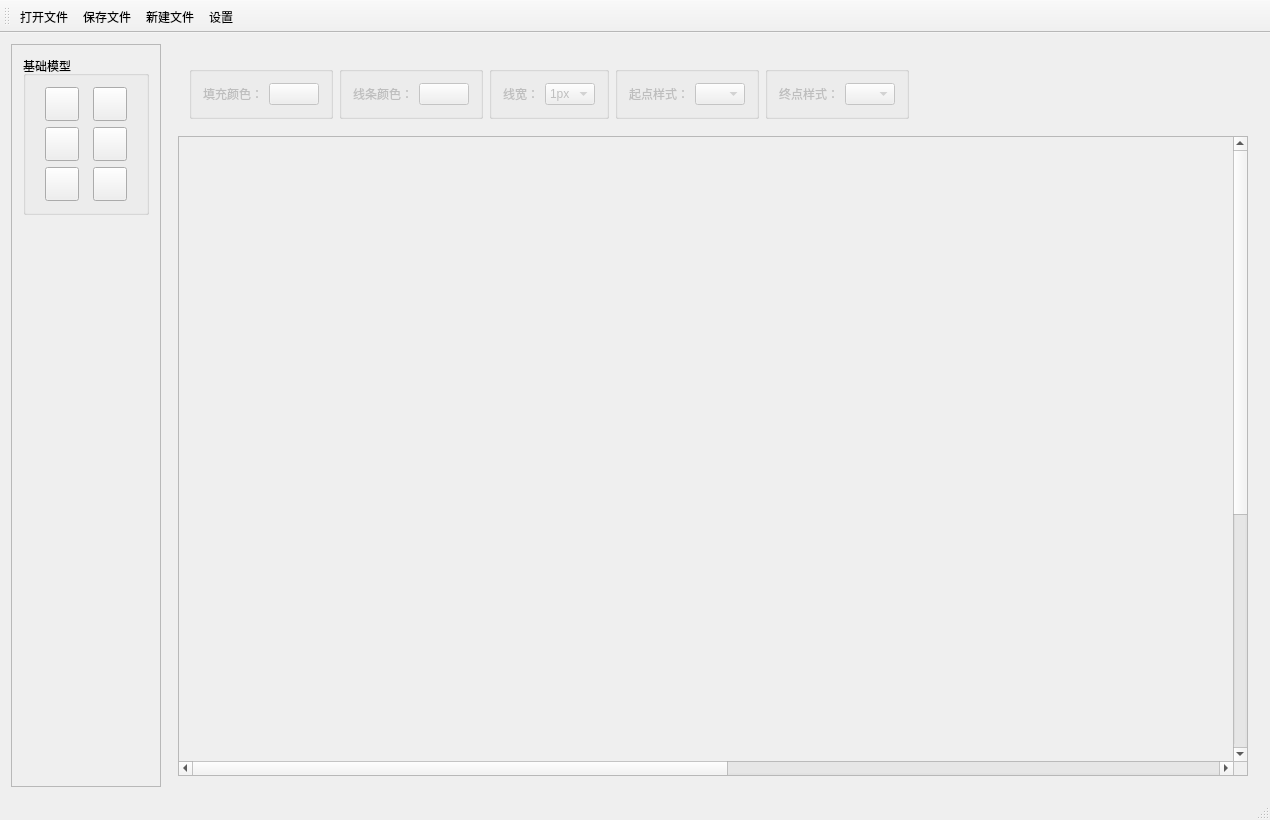
<?xml version="1.0" encoding="UTF-8"?>
<ui version="4.0">
 <class>MainWindow</class>
 <widget class="QMainWindow" name="MainWindow">
  <property name="geometry">
   <rect>
    <x>0</x>
    <y>0</y>
    <width>1270</width>
    <height>820</height>
   </rect>
  </property>
  <property name="windowTitle">
   <string>XLab - Untitle</string>
  </property>
  <property name="windowIcon">
   <iconset resource="res.qrc">
    <normaloff>:/img/MainIco.png</normaloff>:/img/MainIco.png</iconset>
  </property>
  <widget class="QWidget" name="centralWidget">
   <layout class="QHBoxLayout" name="horizontalLayout">
    <item>
     <widget class="QScrollArea" name="scrollArea_GraphSelect">
      <property name="minimumSize">
       <size>
        <width>150</width>
        <height>0</height>
       </size>
      </property>
      <property name="maximumSize">
       <size>
        <width>150</width>
        <height>16777215</height>
       </size>
      </property>
      <property name="widgetResizable">
       <bool>true</bool>
      </property>
      <widget class="QWidget" name="scrollAreaWidgetContents">
       <property name="geometry">
        <rect>
         <x>0</x>
         <y>0</y>
         <width>148</width>
         <height>721</height>
        </rect>
       </property>
       <layout class="QVBoxLayout" name="verticalLayout">
        <item>
         <widget class="QGroupBox" name="groupBox">
          <property name="minimumSize">
           <size>
            <width>100</width>
            <height>0</height>
           </size>
          </property>
          <property name="maximumSize">
           <size>
            <width>200</width>
            <height>16777215</height>
           </size>
          </property>
          <property name="title">
           <string>基础模型</string>
          </property>
          <layout class="QGridLayout" name="gridLayout_3">
           <item row="0" column="0">
            <widget class="QPushButton" name="chart_ellipse">
             <property name="minimumSize">
              <size>
               <width>34</width>
               <height>34</height>
              </size>
             </property>
             <property name="maximumSize">
              <size>
               <width>34</width>
               <height>34</height>
              </size>
             </property>
             <property name="styleSheet">
              <string notr="true">background-image: url(:/img/Round.png);</string>
             </property>
             <property name="text">
              <string/>
             </property>
            </widget>
           </item>
           <item row="2" column="0">
            <widget class="QPushButton" name="chart_roundrect">
             <property name="minimumSize">
              <size>
               <width>34</width>
               <height>34</height>
              </size>
             </property>
             <property name="maximumSize">
              <size>
               <width>34</width>
               <height>34</height>
              </size>
             </property>
             <property name="styleSheet">
              <string notr="true">background-image: url(:/img/Rounded_Rectangle.png);</string>
             </property>
             <property name="text">
              <string/>
             </property>
            </widget>
           </item>
           <item row="0" column="1">
            <widget class="QPushButton" name="chart_diam">
             <property name="minimumSize">
              <size>
               <width>34</width>
               <height>34</height>
              </size>
             </property>
             <property name="maximumSize">
              <size>
               <width>34</width>
               <height>34</height>
              </size>
             </property>
             <property name="styleSheet">
              <string notr="true">background-image: url(:/img/diamond.png);</string>
             </property>
             <property name="text">
              <string/>
             </property>
            </widget>
           </item>
           <item row="2" column="1">
            <widget class="QPushButton" name="chart_rect">
             <property name="minimumSize">
              <size>
               <width>34</width>
               <height>34</height>
              </size>
             </property>
             <property name="maximumSize">
              <size>
               <width>34</width>
               <height>34</height>
              </size>
             </property>
             <property name="styleSheet">
              <string notr="true">background-image: url(:/img/rectangle.png);</string>
             </property>
             <property name="text">
              <string/>
             </property>
            </widget>
           </item>
           <item row="3" column="0">
            <widget class="QPushButton" name="chart_trapezoid">
             <property name="minimumSize">
              <size>
               <width>34</width>
               <height>34</height>
              </size>
             </property>
             <property name="maximumSize">
              <size>
               <width>34</width>
               <height>34</height>
              </size>
             </property>
             <property name="styleSheet">
              <string notr="true">background-image: url(:/img/trapezoid.png);</string>
             </property>
             <property name="text">
              <string/>
             </property>
            </widget>
           </item>
           <item row="3" column="1">
            <widget class="QPushButton" name="chart_line">
             <property name="minimumSize">
              <size>
               <width>34</width>
               <height>34</height>
              </size>
             </property>
             <property name="maximumSize">
              <size>
               <width>34</width>
               <height>34</height>
              </size>
             </property>
             <property name="styleSheet">
              <string notr="true">background-image: url(:/img/line.png);</string>
             </property>
             <property name="text">
              <string/>
             </property>
            </widget>
           </item>
          </layout>
         </widget>
        </item>
        <item>
         <spacer name="verticalSpacer">
          <property name="orientation">
           <enum>Qt::Vertical</enum>
          </property>
          <property name="sizeHint" stdset="0">
           <size>
            <width>20</width>
            <height>40</height>
           </size>
          </property>
         </spacer>
        </item>
       </layout>
      </widget>
     </widget>
    </item>
    <item>
     <widget class="QWidget" name="widget_2" native="true">
      <layout class="QVBoxLayout" name="verticalLayout_2">
       <item>
        <widget class="QWidget" name="StylePanel" native="true">
         <layout class="QGridLayout" name="gridLayout_4">
          <item row="0" column="1">
           <widget class="QGroupBox" name="FillColorGroup">
            <property name="enabled">
             <bool>false</bool>
            </property>
            <property name="title">
             <string/>
            </property>
            <layout class="QHBoxLayout" name="horizontalLayout_3">
             <item>
              <widget class="QLabel" name="label_2">
               <property name="text">
                <string>填充颜色：</string>
               </property>
              </widget>
             </item>
             <item>
              <widget class="QPushButton" name="FillColorButton">
               <property name="enabled">
                <bool>false</bool>
               </property>
               <property name="minimumSize">
                <size>
                 <width>50</width>
                 <height>0</height>
                </size>
               </property>
               <property name="maximumSize">
                <size>
                 <width>50</width>
                 <height>16777215</height>
                </size>
               </property>
               <property name="text">
                <string/>
               </property>
              </widget>
             </item>
            </layout>
           </widget>
          </item>
          <item row="0" column="3">
           <widget class="QGroupBox" name="LineWidthGroup">
            <property name="enabled">
             <bool>false</bool>
            </property>
            <property name="title">
             <string/>
            </property>
            <layout class="QHBoxLayout" name="horizontalLayout_2">
             <item>
              <widget class="QLabel" name="label">
               <property name="text">
                <string>线宽：</string>
               </property>
              </widget>
             </item>
             <item>
              <widget class="QComboBox" name="LineWidthCBox">
               <property name="enabled">
                <bool>false</bool>
               </property>
               <property name="minimumSize">
                <size>
                 <width>50</width>
                 <height>0</height>
                </size>
               </property>
               <property name="maximumSize">
                <size>
                 <width>50</width>
                 <height>16777215</height>
                </size>
               </property>
               <property name="editable">
                <bool>false</bool>
               </property>
               <item>
                <property name="text">
                 <string>1px</string>
                </property>
               </item>
               <item>
                <property name="text">
                 <string>2px</string>
                </property>
               </item>
               <item>
                <property name="text">
                 <string>3px</string>
                </property>
               </item>
               <item>
                <property name="text">
                 <string>4px</string>
                </property>
               </item>
               <item>
                <property name="text">
                 <string>5px</string>
                </property>
               </item>
               <item>
                <property name="text">
                 <string>6px</string>
                </property>
               </item>
               <item>
                <property name="text">
                 <string>7px</string>
                </property>
               </item>
               <item>
                <property name="text">
                 <string>8px</string>
                </property>
               </item>
               <item>
                <property name="text">
                 <string>9px</string>
                </property>
               </item>
               <item>
                <property name="text">
                 <string>10px</string>
                </property>
               </item>
              </widget>
             </item>
            </layout>
           </widget>
          </item>
          <item row="0" column="2">
           <widget class="QGroupBox" name="LineColorGroup">
            <property name="enabled">
             <bool>false</bool>
            </property>
            <property name="title">
             <string/>
            </property>
            <layout class="QHBoxLayout" name="horizontalLayout_4">
             <item>
              <widget class="QLabel" name="label_3">
               <property name="text">
                <string>线条颜色：</string>
               </property>
              </widget>
             </item>
             <item>
              <widget class="QPushButton" name="LineColorButton">
               <property name="enabled">
                <bool>false</bool>
               </property>
               <property name="minimumSize">
                <size>
                 <width>50</width>
                 <height>0</height>
                </size>
               </property>
               <property name="maximumSize">
                <size>
                 <width>50</width>
                 <height>16777215</height>
                </size>
               </property>
               <property name="text">
                <string/>
               </property>
              </widget>
             </item>
            </layout>
           </widget>
          </item>
          <item row="0" column="4">
           <widget class="QGroupBox" name="LineStartStyleGroup">
            <property name="enabled">
             <bool>false</bool>
            </property>
            <property name="title">
             <string/>
            </property>
            <layout class="QHBoxLayout" name="horizontalLayout_5">
             <item>
              <widget class="QLabel" name="label_4">
               <property name="text">
                <string>起点样式：</string>
               </property>
              </widget>
             </item>
             <item>
              <widget class="QComboBox" name="LineStartStyleCBox">
               <property name="enabled">
                <bool>false</bool>
               </property>
               <property name="minimumSize">
                <size>
                 <width>50</width>
                 <height>0</height>
                </size>
               </property>
               <property name="maximumSize">
                <size>
                 <width>50</width>
                 <height>16777215</height>
                </size>
               </property>
               <property name="editable">
                <bool>false</bool>
               </property>
               <item>
                <property name="text">
                 <string/>
                </property>
                <property name="icon">
                 <iconset resource="res.qrc">
                  <normaloff>:/img/arrow0.png</normaloff>:/img/arrow0.png</iconset>
                </property>
               </item>
               <item>
                <property name="text">
                 <string/>
                </property>
                <property name="icon">
                 <iconset resource="res.qrc">
                  <normaloff>:/img/arrow1.png</normaloff>:/img/arrow1.png</iconset>
                </property>
               </item>
               <item>
                <property name="text">
                 <string/>
                </property>
                <property name="icon">
                 <iconset resource="res.qrc">
                  <normaloff>:/img/arrow2.png</normaloff>:/img/arrow2.png</iconset>
                </property>
               </item>
               <item>
                <property name="text">
                 <string/>
                </property>
                <property name="icon">
                 <iconset resource="res.qrc">
                  <normaloff>:/img/arrow3.png</normaloff>:/img/arrow3.png</iconset>
                </property>
               </item>
              </widget>
             </item>
            </layout>
           </widget>
          </item>
          <item row="0" column="6">
           <spacer name="horizontalSpacer">
            <property name="orientation">
             <enum>Qt::Horizontal</enum>
            </property>
            <property name="sizeHint" stdset="0">
             <size>
              <width>40</width>
              <height>20</height>
             </size>
            </property>
           </spacer>
          </item>
          <item row="0" column="5">
           <widget class="QGroupBox" name="LineEndStyleGroup">
            <property name="enabled">
             <bool>false</bool>
            </property>
            <property name="title">
             <string/>
            </property>
            <layout class="QHBoxLayout" name="horizontalLayout_6">
             <item>
              <widget class="QLabel" name="label_5">
               <property name="text">
                <string>终点样式：</string>
               </property>
              </widget>
             </item>
             <item>
              <widget class="QComboBox" name="LineEndStyleCBox">
               <property name="enabled">
                <bool>false</bool>
               </property>
               <property name="minimumSize">
                <size>
                 <width>50</width>
                 <height>0</height>
                </size>
               </property>
               <property name="maximumSize">
                <size>
                 <width>50</width>
                 <height>16777215</height>
                </size>
               </property>
               <property name="editable">
                <bool>false</bool>
               </property>
               <item>
                <property name="text">
                 <string/>
                </property>
                <property name="icon">
                 <iconset resource="res.qrc">
                  <normaloff>:/img/arrow0.png</normaloff>:/img/arrow0.png</iconset>
                </property>
               </item>
               <item>
                <property name="text">
                 <string/>
                </property>
                <property name="icon">
                 <iconset resource="res.qrc">
                  <normaloff>:/img/arrow1.png</normaloff>:/img/arrow1.png</iconset>
                </property>
               </item>
               <item>
                <property name="text">
                 <string/>
                </property>
                <property name="icon">
                 <iconset resource="res.qrc">
                  <normaloff>:/img/arrow2.png</normaloff>:/img/arrow2.png</iconset>
                </property>
               </item>
               <item>
                <property name="text">
                 <string/>
                </property>
                <property name="icon">
                 <iconset resource="res.qrc">
                  <normaloff>:/img/arrow3.png</normaloff>:/img/arrow3.png</iconset>
                </property>
               </item>
              </widget>
             </item>
            </layout>
           </widget>
          </item>
         </layout>
        </widget>
       </item>
       <item>
        <widget class="QScrollArea" name="scrollArea_Painter">
         <property name="widgetResizable">
          <bool>true</bool>
         </property>
         <widget class="QWidget" name="scrollAreaWidgetContents_main">
          <property name="geometry">
           <rect>
            <x>0</x>
            <y>0</y>
            <width>2018</width>
            <height>1018</height>
           </rect>
          </property>
          <layout class="QGridLayout" name="gridLayout_2">
           <item row="1" column="0">
            <widget class="Xlab" name="flowChart_widget" native="true">
             <property name="minimumSize">
              <size>
               <width>2000</width>
               <height>1000</height>
              </size>
             </property>
            </widget>
           </item>
          </layout>
         </widget>
        </widget>
       </item>
      </layout>
     </widget>
    </item>
   </layout>
  </widget>
  <widget class="QMenuBar" name="menuBar">
   <property name="geometry">
    <rect>
     <x>0</x>
     <y>0</y>
     <width>1270</width>
     <height>23</height>
    </rect>
   </property>
  </widget>
  <widget class="QToolBar" name="mainToolBar">
   <property name="windowTitle">
    <string>比图吧 - Untitle</string>
   </property>
   <attribute name="toolBarArea">
    <enum>TopToolBarArea</enum>
   </attribute>
   <attribute name="toolBarBreak">
    <bool>false</bool>
   </attribute>
   <addaction name="actionOpenFile"/>
   <addaction name="actionSaveFile"/>
   <addaction name="actionNewFile"/>
   <addaction name="actionSetting"/>
  </widget>
  <widget class="QStatusBar" name="statusBar"/>
  <action name="actionSetting">
   <property name="icon">
    <iconset theme="Setting" resource="res.qrc">
     <normaloff>:/img/settings.png</normaloff>:/img/settings.png</iconset>
   </property>
   <property name="text">
    <string>设置</string>
   </property>
  </action>
  <action name="actionOpenFile">
   <property name="icon">
    <iconset resource="res.qrc">
     <normaloff>:/img/file_open.png</normaloff>:/img/file_open.png</iconset>
   </property>
   <property name="text">
    <string>打开文件</string>
   </property>
   <property name="toolTip">
    <string>打开文件</string>
   </property>
   <property name="shortcut">
    <string>Ctrl+O</string>
   </property>
  </action>
  <action name="actionNewFile">
   <property name="icon">
    <iconset resource="res.qrc">
     <normaloff>:/img/file_add.png</normaloff>:/img/file_add.png</iconset>
   </property>
   <property name="text">
    <string>新建文件</string>
   </property>
   <property name="toolTip">
    <string>新建文件</string>
   </property>
   <property name="shortcut">
    <string>Ctrl+N</string>
   </property>
  </action>
  <action name="actionCloseFile">
   <property name="icon">
    <iconset resource="res.qrc">
     <normaloff>:/img/file_delete.png</normaloff>:/img/file_delete.png</iconset>
   </property>
   <property name="text">
    <string>关闭文件</string>
   </property>
   <property name="toolTip">
    <string>关闭文件</string>
   </property>
   <property name="shortcut">
    <string>Ctrl+D</string>
   </property>
  </action>
  <action name="actionSaveFile">
   <property name="icon">
    <iconset resource="res.qrc">
     <normaloff>:/img/file_save.png</normaloff>:/img/file_save.png</iconset>
   </property>
   <property name="text">
    <string>保存文件</string>
   </property>
   <property name="toolTip">
    <string>保存文件</string>
   </property>
   <property name="shortcut">
    <string>Ctrl+S</string>
   </property>
  </action>
 </widget>
 <layoutdefault spacing="6" margin="11"/>
 <customwidgets>
  <customwidget>
   <class>Xlab</class>
   <extends>QWidget</extends>
   <header location="global">xlab.h</header>
   <container>1</container>
  </customwidget>
 </customwidgets>
 <resources>
  <include location="res.qrc"/>
 </resources>
 <connections/>
</ui>
